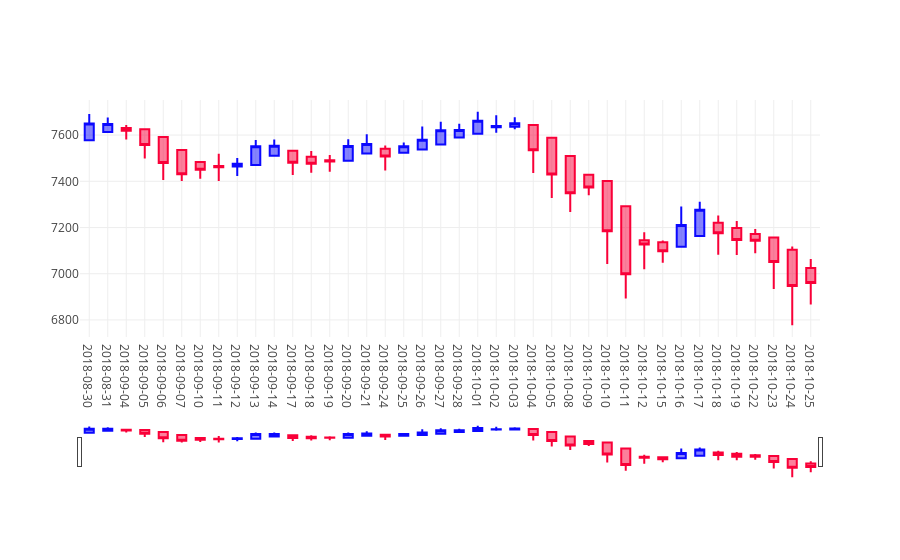

The code cell stored with this chart in its notebook:
### Code cell
plotly.offline.iplot(fig, filename='styled_candlestick')
